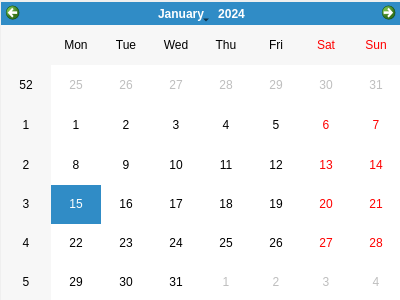
<?xml version="1.0" encoding="UTF-8"?>
<ui version="4.0">
 <class>dlgCalendar</class>
 <widget class="QDialog" name="dlgCalendar">
  <property name="windowModality">
   <enum>Qt::ApplicationModal</enum>
  </property>
  <property name="geometry">
   <rect>
    <x>0</x>
    <y>0</y>
    <width>400</width>
    <height>300</height>
   </rect>
  </property>
  <property name="sizePolicy">
   <sizepolicy hsizetype="Fixed" vsizetype="Fixed">
    <horstretch>0</horstretch>
    <verstretch>0</verstretch>
   </sizepolicy>
  </property>
  <property name="minimumSize">
   <size>
    <width>400</width>
    <height>300</height>
   </size>
  </property>
  <property name="maximumSize">
   <size>
    <width>400</width>
    <height>300</height>
   </size>
  </property>
  <property name="windowTitle">
   <string>Dialog</string>
  </property>
  <property name="modal">
   <bool>true</bool>
  </property>
  <widget class="QCalendarWidget" name="calendarWidget">
   <property name="geometry">
    <rect>
     <x>1</x>
     <y>2</y>
     <width>400</width>
     <height>300</height>
    </rect>
   </property>
   <property name="sizePolicy">
    <sizepolicy hsizetype="Fixed" vsizetype="Fixed">
     <horstretch>0</horstretch>
     <verstretch>0</verstretch>
    </sizepolicy>
   </property>
   <property name="minimumSize">
    <size>
     <width>400</width>
     <height>300</height>
    </size>
   </property>
   <property name="maximumSize">
    <size>
     <width>400</width>
     <height>300</height>
    </size>
   </property>
  </widget>
 </widget>
 <resources/>
 <connections/>
</ui>
